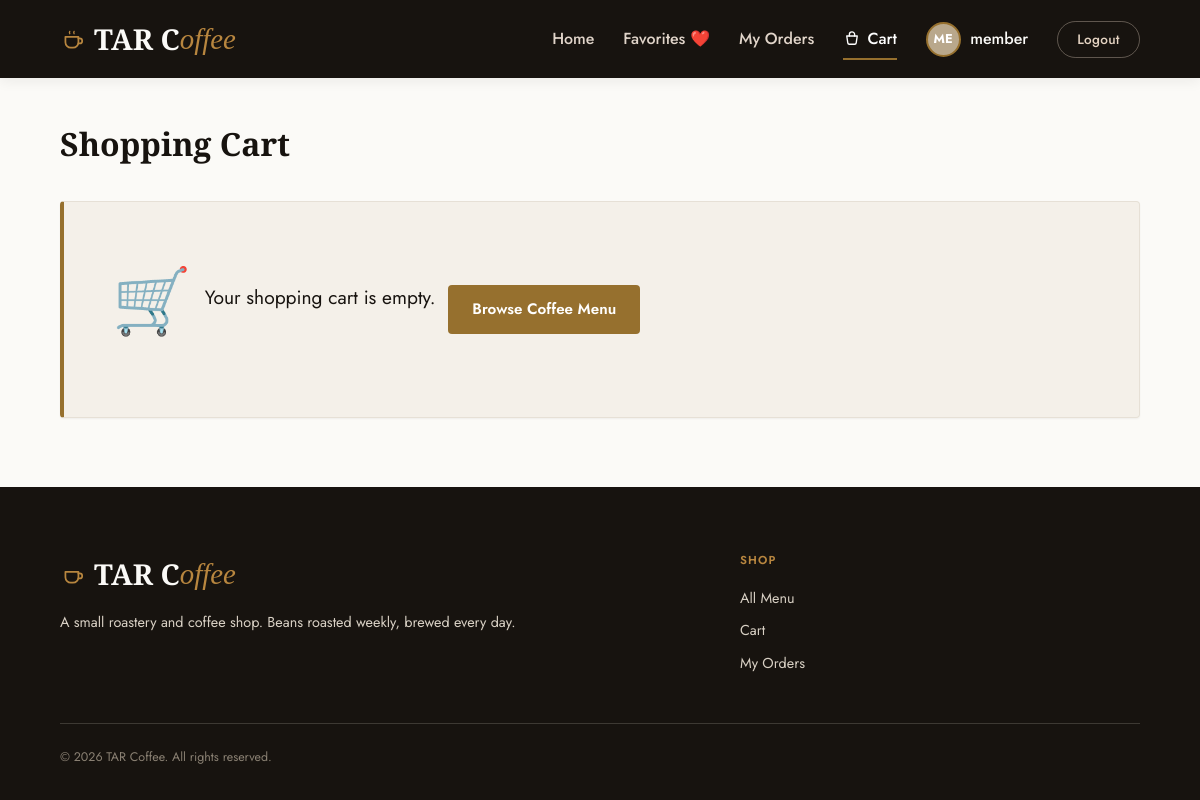
The page /cart.php (signed in) on the database as committed earlier.
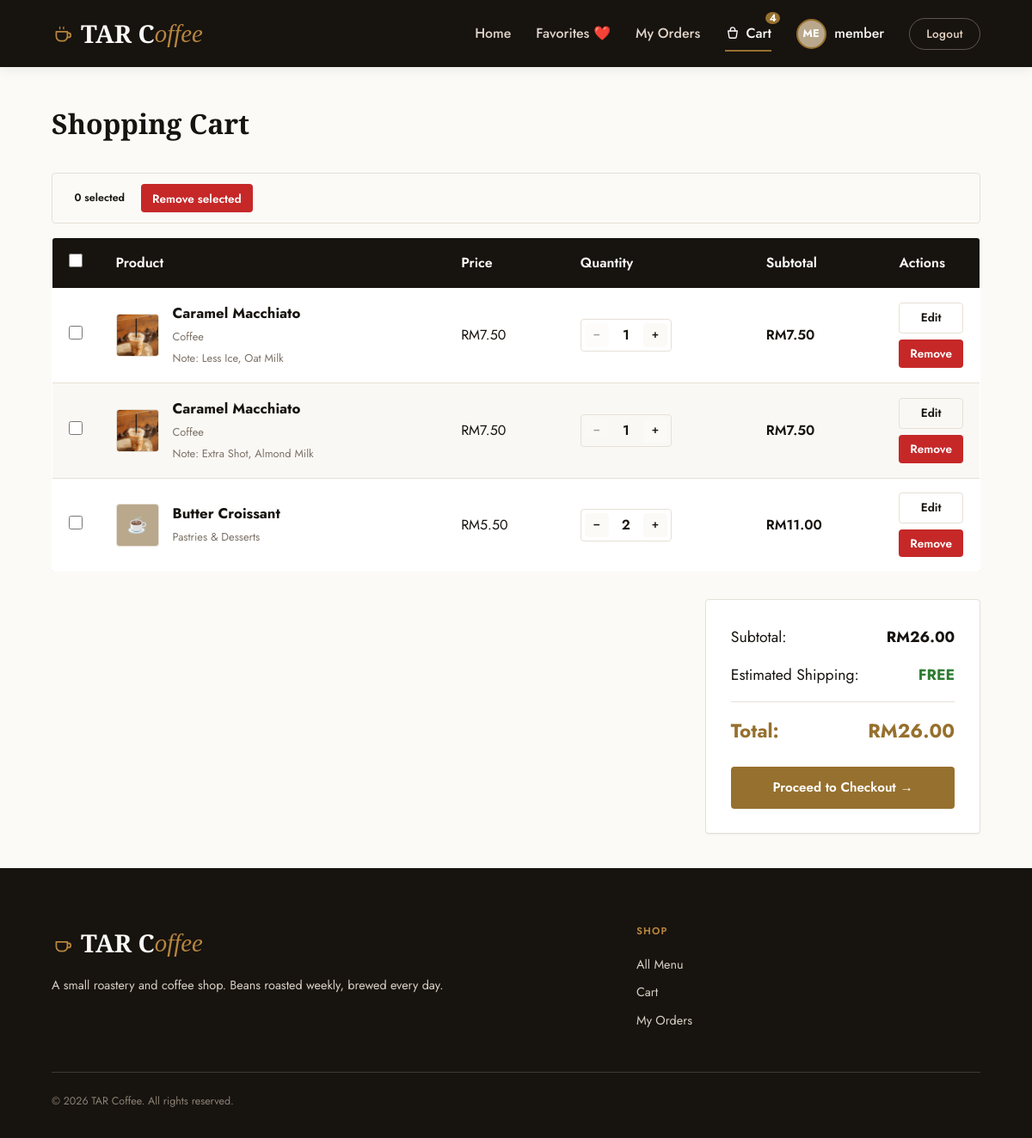
The same page on the database as committed later.
### tables this page shows
CREATE TABLE `users` (
  `id` INT AUTO_INCREMENT PRIMARY KEY,
  `username` VARCHAR(50) NOT NULL UNIQUE,
  `email` VARCHAR(100) NOT NULL UNIQUE,
  `password` VARCHAR(255) NOT NULL,
  `full_name` VARCHAR(100) NOT NULL,
  `phone` VARCHAR(20) DEFAULT NULL,
  `photo` VARCHAR(255) DEFAULT 'default_user.png',
  `role` ENUM('super_admin', 'admin', 'member') DEFAULT 'member',
  `status` ENUM('active', 'blocked') DEFAULT 'active',
  `failed_attempts` INT UNSIGNED NOT NULL DEFAULT 0,
  `locked_until` DATETIME DEFAULT NULL,
  `created_at` TIMESTAMP DEFAULT CURRENT_TIMESTAMP,
  INDEX `idx_users_status` (`status`)
);

CREATE TABLE `cart` (
  `id` INT AUTO_INCREMENT PRIMARY KEY,
  `user_id` INT NOT NULL,
  `product_id` INT NOT NULL,
  `quantity` INT NOT NULL DEFAULT 1,
  `customization` VARCHAR(255) NOT NULL DEFAULT '',
  `option_signature` VARCHAR(255) NOT NULL DEFAULT '',
  `options_summary` VARCHAR(500) NOT NULL DEFAULT '',
  `options_price_delta` DECIMAL(10, 2) NOT NULL DEFAULT 0.00,
  `created_at` TIMESTAMP DEFAULT CURRENT_TIMESTAMP,
  FOREIGN KEY (`user_id`) REFERENCES `users` (`id`) ON DELETE CASCADE,
  FOREIGN KEY (`product_id`) REFERENCES `products` (`id`) ON DELETE CASCADE,
  UNIQUE KEY `user_product_custom` (`user_id`, `product_id`, `customization`, `option_signature`)
);

CREATE TABLE `products` (
  `id` INT AUTO_INCREMENT PRIMARY KEY,
  `category_id` INT DEFAULT NULL,
  `name` VARCHAR(100) NOT NULL,
  `description` TEXT DEFAULT NULL,
  `price` DECIMAL(10, 2) NOT NULL,
  `stock` INT UNSIGNED DEFAULT 0,
  `created_at` TIMESTAMP DEFAULT CURRENT_TIMESTAMP,
  FOREIGN KEY (`category_id`) REFERENCES `categories` (`id`) ON DELETE SET NULL,
  INDEX `idx_products_name` (`name`)
);

CREATE TABLE `categories` (
  `id` INT AUTO_INCREMENT PRIMARY KEY,
  `name` VARCHAR(50) NOT NULL UNIQUE,
  `description` TEXT DEFAULT NULL
);

### includes/auth.php (called while the page is built, shortened)
<?php
function is_logged_in() {
    return isset($_SESSION['user_id']);
}
function is_admin() {
    return is_logged_in() && in_array($_SESSION['user_role'] ?? '', ['admin', 'super_admin'], true);
}
function is_member() {
    return is_logged_in() && isset($_SESSION['user_role']) && $_SESSION['user_role'] === 'member';
}
function get_logged_in_user($pdo) {
    $stmt = $pdo->prepare("SELECT * FROM users WHERE id = ?");
    $stmt->execute([$_SESSION['user_id']]);
    $user = $stmt->fetch();
    return $user;
}
?>

### cart.php (the view, shortened to what this page needs)
<?php
require_once __DIR__ . '/includes/db.php';
require_once __DIR__ . '/includes/auth.php';
require_once __DIR__ . '/includes/header.php';
$user_id = $_SESSION['user_id'];
$stmt = $pdo->prepare("SELECT c.id as cart_id, c.quantity, c.customization, c.options_summary, c.options_price_delta, p.*, cat.name as category_name,
                       (p.price + c.options_price_delta) as unit_price,
                       (SELECT image_path FROM product_images WHERE product_id = p.id ORDER BY is_primary DESC, id ASC LIMIT 1) as primary_image
                       FROM cart c
                       JOIN products p ON c.product_id = p.id
                       LEFT JOIN categories cat ON p.category_id = cat.id
                       WHERE c.user_id = ?
                       ORDER BY c.created_at ASC");
$stmt->execute([$user_id]);
$cart_items = $stmt->fetchAll();
?>
<h1 class="page-title">Shopping Cart</h1>
<?php if (empty($cart_items)): ?>
    <div class="alert alert-info" style="text-align: center; padding: 3rem;">
        <div style="font-size: 4rem; margin-bottom: 1rem;">🛒</div>
        <p style="font-size: 1.2rem; margin-bottom: 1.5rem;">Your shopping cart is empty.</p>
        <a href="index.php" class="btn btn-accent">Browse Coffee Menu</a>
    </div>
<?php else: ?>
    <div class="bulk-bar is-hidden" id="cart-bulk-bar">
        <span class="badge" id="cart-bulk-count">0 selected</span>
        <button type="button" id="cart-bulk-remove" class="btn btn-sm btn-danger">Remove selected</button>
    </div>
    <div class="table-responsive">
        <table class="table">
            <thead>
                <tr>
                    <th class="col-check"><input type="checkbox" id="cart-select-all" title="Select all"></th>
                    <th>Product</th>
                    <th>Price</th>
                    <th>Quantity</th>
                    <th>Subtotal</th>
                    <th style="width: 100px;">Actions</th>
                </tr>
            </thead>
            <tbody>
                <?php
                $grand_total = 0;
                foreach ($cart_items as $item):
                    $subtotal = $item['unit_price'] * $item['quantity'];
                    $grand_total += $subtotal;
                ?>
                    <tr data-cart-row="<?= $item['cart_id'] ?>">
                        <td class="col-check"><input type="checkbox" class="cart-cb" name="ids[]" value="<?= $item['cart_id'] ?>"></td>
                        <td>
                            <div style="display: flex; align-items: center; gap: 1rem;">
                                <?php
                                $photo_path = 'uploads/products/' . $item['primary_image'];
                                if (!empty($item['primary_image']) && file_exists(__DIR__ . '/' . $photo_path)):
                                ?>
                                    <img src="<?= htmlspecialchars($photo_path) ?>" class="img-thumbnail" alt="<?= htmlspecialchars($item['name']) ?>">
                                <?php else: ?>
                                    <div class="img-thumbnail" style="background-color: var(--primary-light); color: white; display: flex; align-items: center; justify-content: center; font-size: 1.2rem;">☕</div>
                                <?php endif; ?>
                                <div>
                                    <h4 style="margin: 0; font-family: 'Jost', sans-serif; font-size: 1.05rem;">
                                        <a href="product_detail.php?id=<?= $item['id'] ?>"><?= htmlspecialchars($item['name']) ?></a>
                                    </h4>
                                    <span style="font-size: 0.8rem; color: var(--text-muted);"><?= htmlspecialchars($item['category_name'] ?? 'Uncategorized') ?></span>
                                    <?php if ($item['customization'] !== ''): ?>
                                        <br><span style="font-size: 0.8rem; color: var(--text-muted);">Note: <?= htmlspecialchars($item['customization']) ?></span>
                                    <?php endif; ?>
                                </div>
                            </div>
                        </td>
                        <td>RM<?= number_format($item['unit_price'], 2) ?></td>
                        <td>
                            <div class="qty-stepper" data-cart-id="<?= $item['cart_id'] ?>" data-stock="<?= $item['stock'] ?>">
                                <button type="button" class="qty-btn qty-decrease" title="Decrease quantity" <?= $item['quantity'] <= 1 ? 'disabled' : '' ?>>&minus;</button>
                                <span class="qty-value"><?= $item['quantity'] ?></span>
                                <button type="button" class="qty-btn qty-increase" title="Increase quantity" <?= $item['quantity'] >= $item['stock'] ? 'disabled' : '' ?>>+</button>
                            </div>
                        </td>
                        <td id="subtotal-<?= $item['cart_id'] ?>" style="font-weight: 600; color: var(--primary-dark);">RM<?= number_format($subtotal, 2) ?></td>
                        <td>
                            <div style="display: flex; flex-direction: column; gap: 0.4rem;">
                                <a href="product_detail.php?id=<?= $item['id'] ?>&edit_cart_id=<?= $item['cart_id'] ?>" class="btn btn-secondary btn-sm" title="Edit options / note">Edit</a>
                                <form action="cart.php" method="POST">
                                    <button type="submit" class="btn btn-danger btn-sm confirm-action" data-confirm-message="Remove '<?= htmlspecialchars($item['name']) ?>' from cart?">Remove</button>
                                </form>
                            </div>
                        </td>
                    </tr>
                <?php endforeach; ?>
            </tbody>
        </table>
    </div>
    <div class="cart-total-box">
        <div class="cart-total-line">
            <span>Subtotal:</span>
            <strong id="cart-subtotal-value">RM<?= number_format($grand_total, 2) ?></strong>
        </div>
        <div class="cart-total-line">
            <span>Estimated Shipping:</span>
            <strong style="color: var(--success);">FREE</strong>
        </div>
        <div class="cart-total-line final">
            <span>Total:</span>
            <span id="cart-total-value">RM<?= number_format($grand_total, 2) ?></span>
        </div>
        <a href="checkout.php" class="btn btn-accent btn-block" style="text-align: center;">Proceed to Checkout &rarr;</a>
    </div>
<?php endif; ?>
<?php
require_once __DIR__ . '/includes/footer.php';
?>

### includes/header.php (shortened to what this page needs)
<?php
$is_admin_dir = (strpos($_SERVER['SCRIPT_NAME'], '/admin/') !== false);
$base_path = $is_admin_dir ? '../' : './';
$current_page = basename($_SERVER['SCRIPT_NAME']);
function nav_active(string $page, bool $in_admin_dir, string $current_page, bool $is_admin_dir): string {
    return ($in_admin_dir === $is_admin_dir && $current_page === $page) ? ' active' : '';
}
$has_hero = ($current_page === 'index.php' && !$is_admin_dir);
require_once __DIR__ . '/db.php';
require_once __DIR__ . '/auth.php';
$current_user = null;
if (is_logged_in()) {
    $current_user = get_logged_in_user($pdo);
}
$cart_count = 0;
if (is_logged_in() && is_member() && isset($pdo)) {
    $stmt = $pdo->prepare("SELECT SUM(quantity) as total_qty FROM cart WHERE user_id = ?");
    $stmt->execute([$_SESSION['user_id']]);
    $cart_result = $stmt->fetch();
    $cart_count = intval($cart_result['total_qty'] ?? 0);
}
?>
<!DOCTYPE html>
<html lang="en">
<head>
    <link rel="stylesheet" href="<?= $base_path ?>assets/css/style.css?v=<?= @filemtime(__DIR__ . '/../assets/css/style.css') ?>">
</head>
<body>
<header id="site-header" class="<?= $has_hero ? 'nav-transparent' : '' ?>">
    <div class="nav-container">
        <div class="logo">
            <a href="<?= $base_path ?>index.php">
                <svg viewBox="0 0 24 24" fill="none" stroke="currentColor" stroke-width="1.6" stroke-linecap="round" stroke-linejoin="round"><path d="M6 10h11v5a5 5 0 0 1-5 5H10a5 5 0 0 1-5-5v-5z"/><path d="M17 11.5h1.2a2.3 2.3 0 0 1 0 4.6H17"/><path d="M9 5c-.5.8-.5 1.3 0 2.1M13 5c-.5.8-.5 1.3 0 2.1" stroke-width="1.2"/></svg>
                TAR C<em>offee</em>
            </a>
        </div>
        <nav>
            <ul class="nav-menu">
                <li class="nav-item"><a href="<?= $base_path ?>index.php" class="<?= trim(nav_active('index.php', false, $current_page, $is_admin_dir)) ?>">Home</a></li>
                <?php if (is_admin()): ?>
                    <li class="nav-item"><a href="<?= $base_path ?>admin/index.php" class="<?= trim(nav_active('index.php', true, $current_page, $is_admin_dir)) ?>">Dashboard</a></li>
                    <li class="nav-item"><a href="<?= $base_path ?>admin/categories.php" class="<?= trim(nav_active('categories.php', true, $current_page, $is_admin_dir)) ?>">Categories</a></li>
                    <li class="nav-item"><a href="<?= $base_path ?>admin/products.php" class="<?= trim(nav_active('products.php', true, $current_page, $is_admin_dir)) ?>">Products</a></li>
                    <li class="nav-item"><a href="<?= $base_path ?>admin/option_templates.php" class="<?= trim(nav_active('option_templates.php', true, $current_page, $is_admin_dir)) ?>">Option Templates</a></li>
                    <li class="nav-item"><a href="<?= $base_path ?>admin/vouchers.php" class="<?= trim(nav_active('vouchers.php', true, $current_page, $is_admin_dir)) ?>">Vouchers</a></li>
                    <li class="nav-item"><a href="<?= $base_path ?>admin/users.php" class="<?= trim(nav_active('users.php', true, $current_page, $is_admin_dir)) ?>">Users</a></li>
                    <li class="nav-item"><a href="<?= $base_path ?>admin/orders.php" class="<?= trim(nav_active('orders.php', true, $current_page, $is_admin_dir)) ?>">Orders</a></li>
                    <li class="nav-item"><a href="<?= $base_path ?>admin/reports.php" class="<?= trim(nav_active('reports.php', true, $current_page, $is_admin_dir)) ?>">Reports</a></li>
                <?php elseif (is_member()): ?>
                    <li class="nav-item"><a href="<?= $base_path ?>favorites.php" class="<?= trim(nav_active('favorites.php', false, $current_page, $is_admin_dir)) ?>">Favorites ❤️</a></li>
                    <li class="nav-item"><a href="<?= $base_path ?>orders.php" class="<?= trim(nav_active('orders.php', false, $current_page, $is_admin_dir)) ?>">My Orders</a></li>
                    <li class="nav-item">
                        <a href="<?= $base_path ?>cart.php" class="cart-link<?= nav_active('cart.php', false, $current_page, $is_admin_dir) ?>">
                            <svg viewBox="0 0 24 24" fill="none" stroke="currentColor" stroke-width="1.8" stroke-linecap="round" stroke-linejoin="round"><path d="M5 8h14l-1.4 9.2a2 2 0 0 1-2 1.8H8.4a2 2 0 0 1-2-1.8L5 8z"/><path d="M8.5 8V6a3.5 3.5 0 0 1 7 0v2"/></svg>
                            Cart
                            <?php if ($cart_count > 0): ?>
                                <span class="cart-count"><?= $cart_count ?></span>
                            <?php endif; ?>
                        </a>
                    </li>
                <?php endif; ?>
                <?php if (is_logged_in() && $current_user): ?>
                    <li class="nav-profile">
                        <?php
                        $avatar = !empty($current_user['photo']) ? $base_path . 'uploads/profiles/' . $current_user['photo'] : '';
                        if (!empty($current_user['photo']) && file_exists(__DIR__ . '/../uploads/profiles/' . $current_user['photo'])):
                        ?>
                            <img src="<?= $avatar ?>" class="nav-avatar" alt="Avatar">
                        <?php else: ?>
                            <div class="nav-avatar" style="background-color: var(--primary-light); color: white; display: flex; align-items: center; justify-content: center; font-size: 0.8rem; font-weight: 700; text-transform: uppercase;">
                                <?= substr($current_user['username'], 0, 2) ?>
                            </div>
                        <?php endif; ?>
                        <a href="<?= $base_path ?>profile.php" style="color: var(--bg-cream); font-weight: 500;">
                            <?= htmlspecialchars($current_user['username']) ?>
                        </a>
                    </li>
                    <li class="nav-item"><a href="<?= $base_path ?>logout.php" class="nav-btn nav-btn-ghost">Logout</a></li>
                <?php else: ?>
                    <li class="nav-item"><a href="<?= $base_path ?>login.php">Login</a></li>
                    <li class="nav-item"><a href="<?= $base_path ?>register.php" class="nav-btn">Register</a></li>
                <?php endif; ?>
            </ul>
        </nav>
    </div>
</header>
<main>

### includes/footer.php (shortened to what this page needs)
</main>
<footer>
    <div class="footer-inner">
        <div>
            <div class="logo">
                <a href="<?= $base_path ?>index.php">
                    <svg viewBox="0 0 24 24" fill="none" stroke="currentColor" stroke-width="1.6" stroke-linecap="round" stroke-linejoin="round" width="22" height="22"><path d="M6 10h11v5a5 5 0 0 1-5 5H10a5 5 0 0 1-5-5v-5z"/><path d="M17 11.5h1.2a2.3 2.3 0 0 1 0 4.6H17"/></svg>
                    TAR C<em>offee</em>
                </a>
            </div>
            <p>A small roastery and coffee shop. Beans roasted weekly, brewed every day.</p>
        </div>
        <div>
            <h4>Shop</h4>
            <ul class="footer-links">
                <li><a href="<?= $base_path ?>index.php">All Menu</a></li>
                <li><a href="<?= $base_path ?>cart.php">Cart</a></li>
                <?php if (is_logged_in()): ?>
                    <li><a href="<?= $base_path ?>orders.php">My Orders</a></li>
                <?php endif; ?>
            </ul>
        </div>
    </div>
    <div class="footer-base">
        <span>&copy; <?= date('Y') ?> TAR Coffee. All rights reserved.</span>
    </div>
</footer>
</body>
</html>

Rows that differ between the two databases and show on the page:
added cart: product.name "Caramel Macchiato", categories.name "Coffee", customization "Less Ice, Oat Milk", unit_price "7.50", quantity "1", subtotal "7.50"
added cart: product.name "Caramel Macchiato", categories.name "Coffee", customization "Extra Shot, Almond Milk", unit_price "7.50", quantity "1", subtotal "7.50"
added cart: product.name "Butter Croissant", categories.name "Pastries & Desserts", unit_price "5.50", quantity "2", subtotal "11.00"
Other text that changed with them:
$cart_count: (not shown) → "4"
form field value: (not shown) → "☐"
$grand_total: (not shown) → "26.00"
text no longer shown: "🛒 Your shopping cart is empty. Browse Coffee Menu"
text now shown: "0 selected Remove selected Product Price Quantity Subtotal Actions Subtotal: RM Estimated Shipping: FREE Total: RM Proceed to Checkout →"
